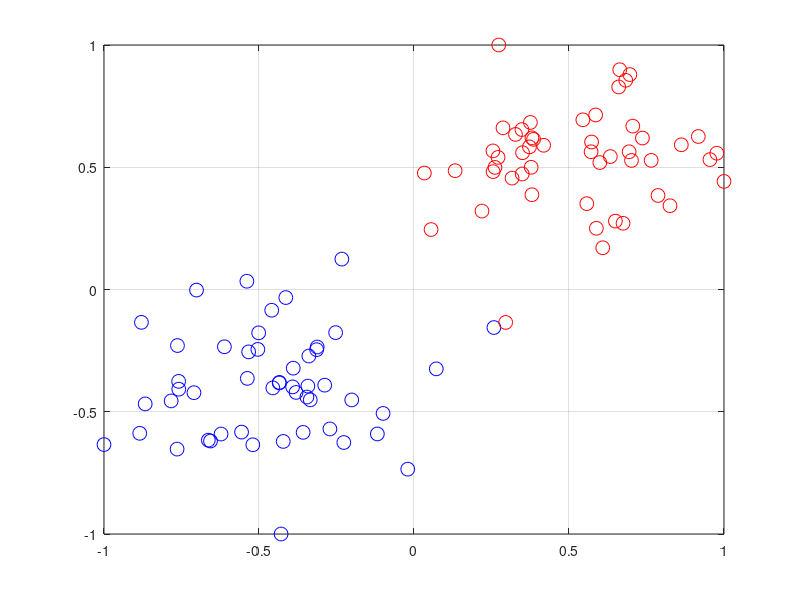

Write the MATLAB code that produced this figure. (Note: this script raises an error after producing the figure.)
clear 
close all
clc

n = 100;
d = 2;
X = [randn(n/2,d)+2;randn(n/2,d)-2];
Y = [ones(n/2,1);-ones(n/2,1)];

for i = 1:d
    mi = min(X(:,i));
    ma = max(X(:,i));
    di = ma - mi;
    X(:,i) = 2*(X(:,i)-mi)/di-1;
end

figure, hold on, box on, grid on
plot(X(Y<0,1),X(Y<0,2),'ob','MarkerSize',10)
plot(X(Y>0,1),X(Y>0,2),'or','MarkerSize',10)

index_best = 0;
i = 0;
max_alpha_null = 0;
w_best = [];
for C = logspace(-4,3,30)
    i = i + 1;
    Q = diag(Y)*(X*X')*diag(Y);
    
    [~,err,alpha,b] = SMO2_ab(n,Q,-ones(n,1),Y',zeros(n,1),C*ones(n,1),...
                              1000000,.0001,zeros(n,1));
    if (err ~= 0)
        warning('Problem in SMO')
    end
    w = X'*diag(Y)*alpha;
    
    if(length(alpha(alpha==0)) > max_alpha_null)
        max_alpha_null = length(alpha(alpha==0));
        index_best = i;
        w_best = w;
    end
    
end

C_best = logspace(-4,3,30);
C_best = C_best(index_best);
C_best

%%
% Plot the separator
ns = 10000;
XS = 2*rand(ns,d)-1;
YS = XS*w_best+b;

%%
plot(XS(YS<0,1),XS(YS<0,2),'.c','MarkerSize',1)
plot(XS(YS>0,1),XS(YS>0,2),'.m','MarkerSize',1)
plot(XS(YS<-1,1),XS(YS<-1,2),'.b','MarkerSize',1)
plot(XS(YS>+1,1),XS(YS>+1,2),'.r','MarkerSize',1)

%%
% Check the solution
plot(X(alpha==0,1),X(alpha==0,2),'sg','MarkerSize',10)
plot(X(alpha>0&alpha<C_best,1),X(alpha>0&alpha<C_best,2),'sk','MarkerSize',10)
plot(X(alpha==C_best,1),X(alpha==C_best,2),'sy','MarkerSize',10)

%%
% Compute the duality gap
dualcost = -(.5*alpha'*Q*alpha-ones(n,1)'*alpha);
% .5 |w|^2 + C \sum_i=1^n max(0,1-y_i (w'x_i+b))
primalcost = .5*w_best'*w_best+C_best*sum(max(0,1-diag(Y)*(X*w+b))); 
dualitygap = abs(dualcost-primalcost);
title(sprintf('DG: %e',dualitygap))






